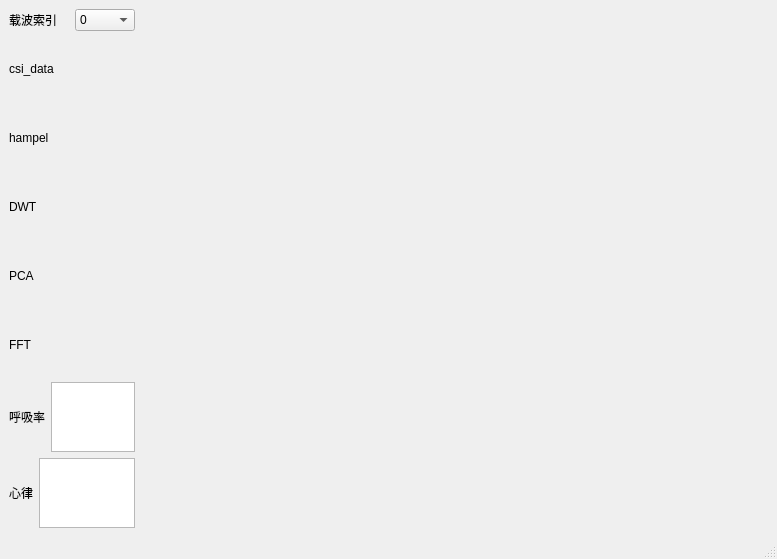
<?xml version="1.0" encoding="UTF-8"?>
<ui version="4.0">
 <class>MainWindow</class>
 <widget class="QMainWindow" name="MainWindow">
  <property name="geometry">
   <rect>
    <x>0</x>
    <y>0</y>
    <width>777</width>
    <height>559</height>
   </rect>
  </property>
  <property name="windowTitle">
   <string>WiFi CSI 实时生命体征监测雷达</string>
  </property>
  <widget class="QWidget" name="centralwidget">
   <layout class="QHBoxLayout" name="horizontalLayout_4" stretch="1,5">
    <item>
     <layout class="QVBoxLayout" name="verticalLayout" stretch="1,1,1,1,1,1,1,1">
      <item>
       <layout class="QHBoxLayout" name="horizontalLayout">
        <item>
         <widget class="QLabel" name="sub_carries">
          <property name="text">
           <string>载波索引</string>
          </property>
         </widget>
        </item>
        <item>
         <widget class="QComboBox" name="sub_carries_idx">
          <property name="currentIndex">
           <number>0</number>
          </property>
          <item>
           <property name="text">
            <string>0</string>
           </property>
          </item>
          <item>
           <property name="text">
            <string>1</string>
           </property>
          </item>
          <item>
           <property name="text">
            <string>2</string>
           </property>
          </item>
          <item>
           <property name="text">
            <string>3</string>
           </property>
          </item>
          <item>
           <property name="text">
            <string>4</string>
           </property>
          </item>
          <item>
           <property name="text">
            <string>5</string>
           </property>
          </item>
          <item>
           <property name="text">
            <string>6</string>
           </property>
          </item>
          <item>
           <property name="text">
            <string>7</string>
           </property>
          </item>
          <item>
           <property name="text">
            <string>8</string>
           </property>
          </item>
          <item>
           <property name="text">
            <string>9</string>
           </property>
          </item>
          <item>
           <property name="text">
            <string>10</string>
           </property>
          </item>
          <item>
           <property name="text">
            <string>11</string>
           </property>
          </item>
          <item>
           <property name="text">
            <string>12</string>
           </property>
          </item>
          <item>
           <property name="text">
            <string>13</string>
           </property>
          </item>
          <item>
           <property name="text">
            <string>14</string>
           </property>
          </item>
          <item>
           <property name="text">
            <string>15</string>
           </property>
          </item>
          <item>
           <property name="text">
            <string>16</string>
           </property>
          </item>
          <item>
           <property name="text">
            <string>17</string>
           </property>
          </item>
          <item>
           <property name="text">
            <string>18</string>
           </property>
          </item>
          <item>
           <property name="text">
            <string>19</string>
           </property>
          </item>
          <item>
           <property name="text">
            <string>20</string>
           </property>
          </item>
          <item>
           <property name="text">
            <string>21</string>
           </property>
          </item>
          <item>
           <property name="text">
            <string>22</string>
           </property>
          </item>
          <item>
           <property name="text">
            <string>23</string>
           </property>
          </item>
          <item>
           <property name="text">
            <string>24</string>
           </property>
          </item>
          <item>
           <property name="text">
            <string>25</string>
           </property>
          </item>
          <item>
           <property name="text">
            <string>26</string>
           </property>
          </item>
          <item>
           <property name="text">
            <string>27</string>
           </property>
          </item>
          <item>
           <property name="text">
            <string>28</string>
           </property>
          </item>
          <item>
           <property name="text">
            <string>29</string>
           </property>
          </item>
          <item>
           <property name="text">
            <string>30</string>
           </property>
          </item>
          <item>
           <property name="text">
            <string>31</string>
           </property>
          </item>
          <item>
           <property name="text">
            <string>32</string>
           </property>
          </item>
          <item>
           <property name="text">
            <string>33</string>
           </property>
          </item>
          <item>
           <property name="text">
            <string>34</string>
           </property>
          </item>
          <item>
           <property name="text">
            <string>35</string>
           </property>
          </item>
          <item>
           <property name="text">
            <string>36</string>
           </property>
          </item>
          <item>
           <property name="text">
            <string>37</string>
           </property>
          </item>
          <item>
           <property name="text">
            <string>38</string>
           </property>
          </item>
          <item>
           <property name="text">
            <string>39</string>
           </property>
          </item>
          <item>
           <property name="text">
            <string>40</string>
           </property>
          </item>
          <item>
           <property name="text">
            <string>41</string>
           </property>
          </item>
          <item>
           <property name="text">
            <string>42</string>
           </property>
          </item>
          <item>
           <property name="text">
            <string>43</string>
           </property>
          </item>
          <item>
           <property name="text">
            <string>44</string>
           </property>
          </item>
          <item>
           <property name="text">
            <string>45</string>
           </property>
          </item>
          <item>
           <property name="text">
            <string>46</string>
           </property>
          </item>
          <item>
           <property name="text">
            <string>47</string>
           </property>
          </item>
          <item>
           <property name="text">
            <string>48</string>
           </property>
          </item>
          <item>
           <property name="text">
            <string>49</string>
           </property>
          </item>
          <item>
           <property name="text">
            <string>50</string>
           </property>
          </item>
          <item>
           <property name="text">
            <string>51</string>
           </property>
          </item>
         </widget>
        </item>
       </layout>
      </item>
      <item>
       <widget class="QLabel" name="csi_data">
        <property name="text">
         <string>csi_data</string>
        </property>
       </widget>
      </item>
      <item>
       <widget class="QLabel" name="hampel">
        <property name="text">
         <string>hampel</string>
        </property>
       </widget>
      </item>
      <item>
       <widget class="QLabel" name="DWT">
        <property name="text">
         <string>DWT</string>
        </property>
       </widget>
      </item>
      <item>
       <widget class="QLabel" name="PCA_label">
        <property name="text">
         <string>PCA</string>
        </property>
       </widget>
      </item>
      <item>
       <widget class="QLabel" name="FFT_label">
        <property name="text">
         <string>FFT</string>
        </property>
       </widget>
      </item>
      <item>
       <layout class="QHBoxLayout" name="horizontalLayout_2">
        <item>
         <widget class="QLabel" name="rr_label">
          <property name="text">
           <string>呼吸率</string>
          </property>
         </widget>
        </item>
        <item>
         <widget class="QTextEdit" name="rr"/>
        </item>
       </layout>
      </item>
      <item>
       <layout class="QHBoxLayout" name="horizontalLayout_3">
        <item>
         <widget class="QLabel" name="hr_label">
          <property name="text">
           <string>心律</string>
          </property>
         </widget>
        </item>
        <item>
         <widget class="QTextEdit" name="hr_text"/>
        </item>
       </layout>
      </item>
     </layout>
    </item>
    <item>
     <layout class="QVBoxLayout" name="verticalLayout_2">
      <item>
       <widget class="PlotWidget" name="wifi_csi" native="true"/>
      </item>
      <item>
       <widget class="PlotWidget" name="hampel_filter_csi" native="true"/>
      </item>
      <item>
       <widget class="PlotWidget" name="DWT_csi" native="true"/>
      </item>
      <item>
       <widget class="PlotWidget" name="PCA_csi" native="true"/>
      </item>
      <item>
       <widget class="PlotWidget" name="FFT" native="true"/>
      </item>
     </layout>
    </item>
   </layout>
  </widget>
  <widget class="QStatusBar" name="statusbar"/>
 </widget>
 <customwidgets>
  <customwidget>
   <class>PlotWidget</class>
   <extends>QWidget</extends>
   <header>pyqtgraph</header>
   <container>1</container>
  </customwidget>
 </customwidgets>
 <resources/>
 <connections/>
</ui>
